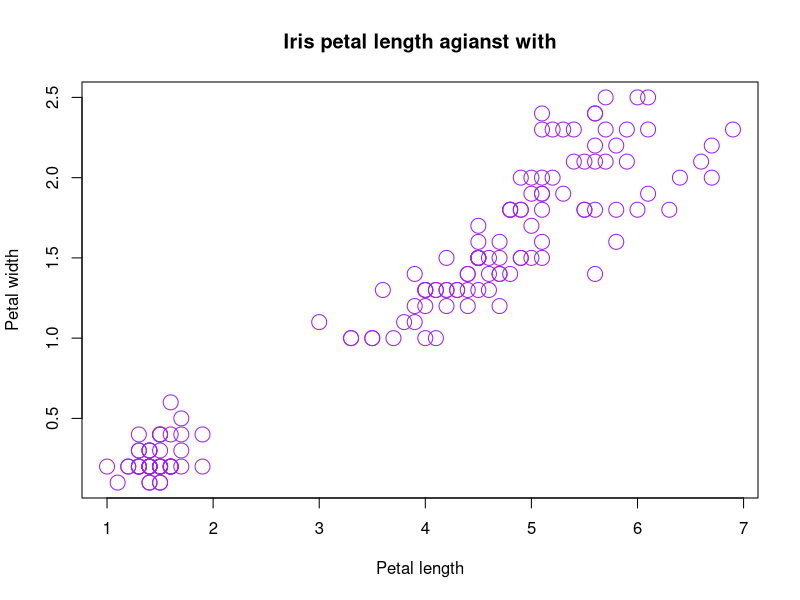

Reproduce this figure in R.

plot(
  x = iris$Petal.Length,
  y = iris$Petal.Width,
  xlab = "Petal length",
  ylab = "Petal width",
  cex = 2,
  pch=21,
  col = "purple",
  main = "Iris petal length agianst with"
)
